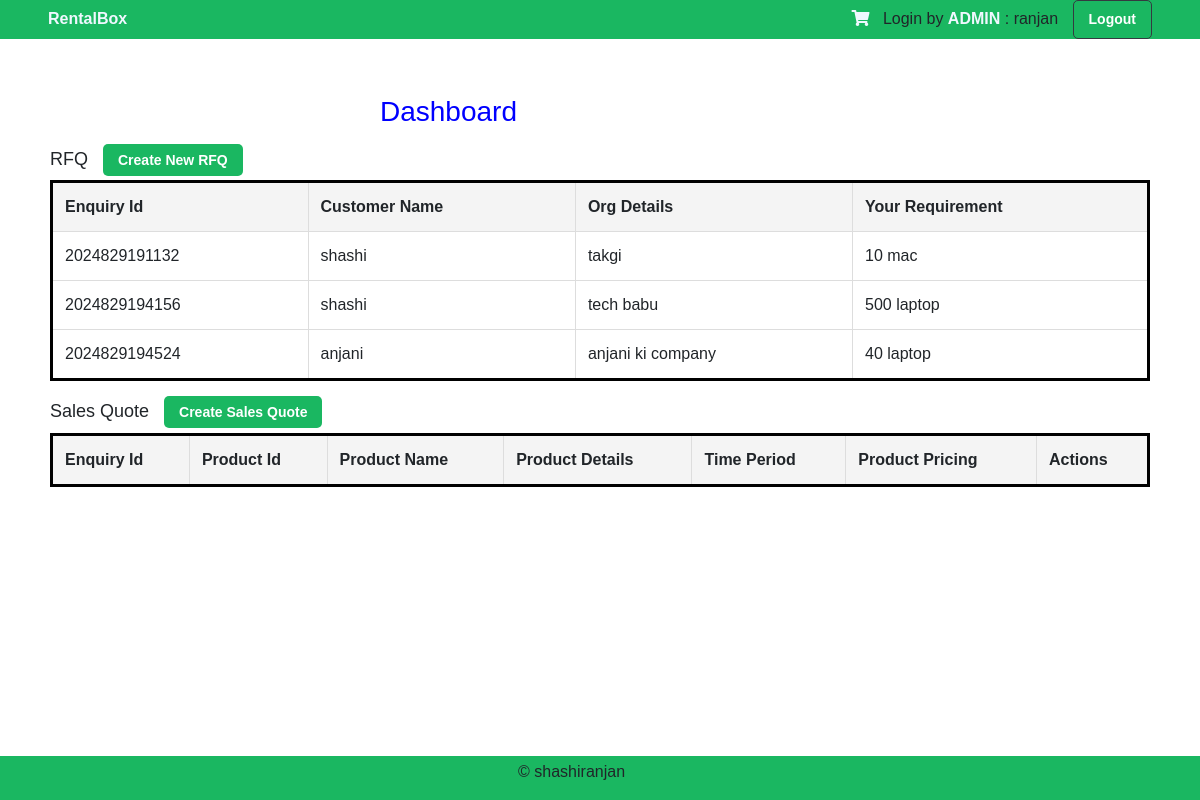
The page /dashboard/ (signed in) on the database its author committed.
### warehouse/models.py (models this page shows, shortened)
class CustomUser(AbstractBaseUser, PermissionsMixin):
    email = models.EmailField(_('email address'), unique=True)
    is_staff = models.BooleanField(default=False)
    is_active = models.BooleanField(default=True)
    date_joined = models.DateTimeField(default=timezone.now)
    role = models.CharField(choices=CHOICES, max_length=10, default='CUSTOMER')
    USERNAME_FIELD = 'email'
    REQUIRED_FIELDS = []
    objects = CustomUserManager()

class EnquiryDetails(models.Model):
    user = models.ForeignKey(User, on_delete=models.CASCADE, null = True)
    enquiry_id = models.CharField(max_length=64, null = True)
    customer_name = models.CharField(max_length=64, null = True)
    your_email = models.EmailField(max_length = 128, null = True)
    phone_number = PhoneField(blank=True, help_text='Contact phone number')
    org_details = models.CharField(max_length=64, null= True)
    your_requirement = models.CharField(max_length=64, null = True)

### warehouse/views.py (the view)
# urls.py: path('dashboard/',views.dashboard_view, name='dashboard'),
@login_required(login_url='/login/')
def dashboard_view(request):
    username= request.user.email
    name = username.split('@')[0]
    role=request.user.role
    if role == 'ADMIN':
        data= EnquiryDetails.objects.all()
    else:
        data= request_for_quote_view(request)
    sales_quote = SalesQuoteDetails.objects.filter(added_to_cart=False, sq_reject=False)
    return render(request, 'dashboard.html',{'data':data,'sales_quote':sales_quote, 'name':name,'role':role})

### warehouse/templates/dashboard.html (shortened to what this page needs)
{% extends 'layout/app.html' %}
{% load static %}
        {% block content %}
        <head>
            <link rel = "stylesheet" type="text/css" href="{% static '/warehouse/css/dashboard.css' %}">
        </head>
        <body>
        <div class="header" style=" background-color: rgb(26, 183, 97); text-align: center; left: 0%; width: 100%; ">
            <p><span style="margin-right: 60%; color: aliceblue; font-weight: bold;"><a href="{% url 'dashboard' %}" style="text-decoration: none;color: aliceblue;">RentalBox</a></span>
                <span>
                    <a href="{% url 'mycart' %}"><i class="fas fa-shopping-cart" style="color: aliceblue;"></i></a>
                </span> &nbsp;
                <span >Login by
                    <span style="color: aliceblue; font-weight: bold;"> {{role}} </span>
                </span>
                <span> : {{ name }} <a href="{% url 'logout' %}" class="btn btn-dark">Logout</a></span></p>
        </div>
        <div class="container">
            <h3>Dashboard</h3>
            <h4>RFQ
                <a href="{% url 'enquiry' %}" class="btn-dark" style="text-decoration: none;">Create New RFQ</a>
            </h4>
            <table>
                <thead>
                    <tr>
                        <th>Enquiry Id</th>
                        <th>Customer Name</th>
                        <th>Org Details</th>
                        <th>Your Requirement</th>
                    </tr>
                </thead>
                <tbody>
                    {% for val in data %}
                    <tr>
                        <td>{{ val.enquiry_id }}</td>
                        <td>{{ val.customer_name }}</td>
                        <td>{{ val.org_details }}</td>
                        <td>{{ val.your_requirement }}</td>
                    </tr>
                    {% endfor %}
                </tbody>
            </table>
            <h4>Sales Quote
                {% if role == 'ADMIN' %}
                    <a href="{% url 'salesquote' %}" class="btn-dark">Create Sales Quote</a>
                {% endif %}
            </h4>
            <table>
                <thead>
                    <tr>
                        <th>Enquiry Id</th>
                        <th>Product Id</th>
                        <th>Product Name</th>
                        <th>Product Details</th>
                        <th>Time Period</th>
                        <th>Product Pricing</th>
                        <th>Actions</th>
                    </tr>
                </thead>
            </table>
        </div>
        <div class="footer" style="background-color: rgb(26, 183, 97); text-align: center; left: 0%; width: 100%; bottom: 0%; position: fixed; ">
            <p>&copy shashiranjan<a href="https://www.linkedin.com/in/shashiranjan05/" ><i class="fa fa-linkedin-square" style="font-size:24px; color: black;"></i></a> &nbsp;<a href="https://github.com/shashiranjan05"><i class="fa fa-github-square" style="font-size:24px; color: black;" ></i></a>
            </p>
        </div>
        </body>
    {% endblock %}

### warehouse/static/warehouse/css/dashboard.css (style rules this page uses)
table, th, td { border: 3px solid black; }
h3 { color: blue; margin-left: 30%; }

### warehouse/templates/dashboard.html (style rules this page uses)
body { font-family: Arial, sans-serif; margin: 0; padding: 0; box-sizing: border-box; }
.container { padding: 20px; }
h3 { text-align: left; margin-top: 20px; }
h4 { margin: 20px 0 10px; font-size: 18px; }
table { width: 100%; border-collapse: collapse; margin-bottom: 20px; }
th, td { padding: 12px; text-align: left; border: 1px solid #ddd; }
th { background-color: #f4f4f4; }
.btn-dark { text-decoration: none; color: white; background-color: rgb(26, 183, 97); padding: 8px 15px; border-radius: 5px; font-size: 14px; font-weight: bold; transition: background-color 0.3s, transform 0.3s; margin-left: 10px; }

### rows shown on the page
CustomUser: role "ADMIN"
EnquiryDetails: enquiry_id "2024829191132", customer_name "shashi", org_details "takgi", your_requirement "10 mac"
EnquiryDetails: enquiry_id "2024829194156", customer_name "shashi", org_details "tech babu", your_requirement "500 laptop"
EnquiryDetails: enquiry_id "2024829194524", customer_name "anjani", org_details "anjani ki company", your_requirement "40 laptop"

### other values the page prints
{{ name }} "ranjan"
